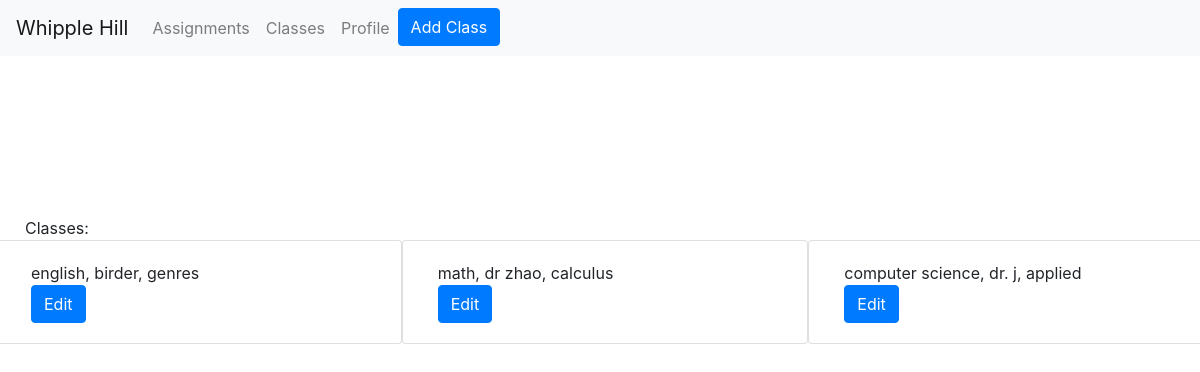
The page /classes/sophia (signed in) on the database as committed earlier.
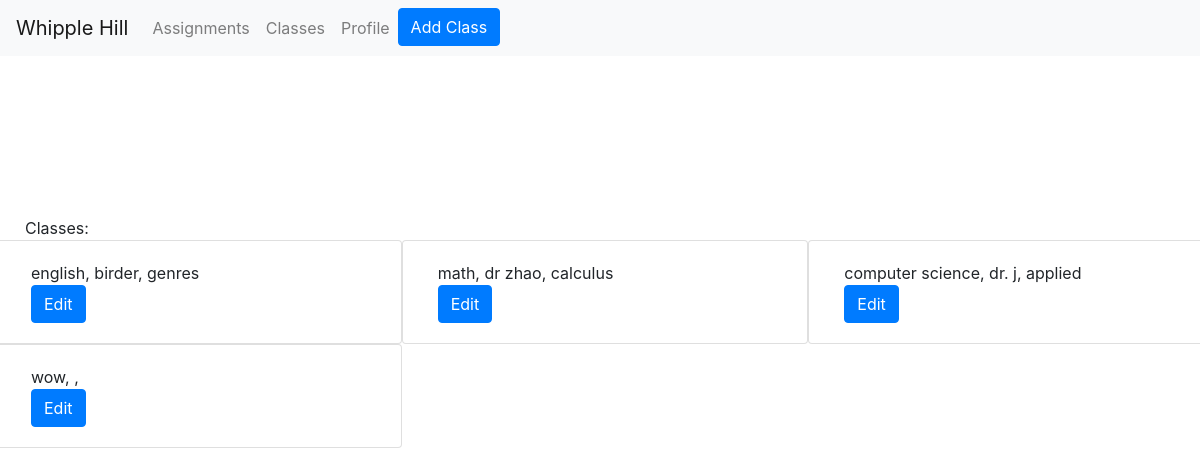
The same page on the database as committed later.
### assignments/models.py (models this page shows)
class Subject(models.Model):
    userClasses = models.ForeignKey(User, on_delete=models.CASCADE)
    name = models.TextField(default="", blank=True)
    teacher = models.TextField(default="", blank=True)
    description = models.TextField(default="",blank=True)

### assignments/views.py (the view, shortened to what this page needs)
# urls.py: path('classes/<username>',views.ClassesView.as_view(),name='classes'),
class ClassesView(View):
    def get(self, request, username):
        user = request.user
        allClasses = user.subject_set.all()
        context = {'allClasses': allClasses,
        'user': user,
        'authenticated': request.user
        }
        return render(request, 'assignments/classes.html', context)

### assignments/templates/assignments/classes.html (shortened to what this page needs)
<!DOCTYPE html>
<html lang = "en">
<head>
  <link rel="stylesheet" href="https://maxcdn.bootstrapcdn.com/bootstrap/4.5.2/css/bootstrap.min.css">
  <link rel="stylesheet" href = "style.css">
</head>
  <nav class="navbar navbar-expand-sm bg-light navbar-light fixed-top">
    <a class="navbar-brand" href="{% url 'index' %}">
      Whipple Hill
    </a>
    <div class="collapse navbar-collapse" id="collapsibleNavbar">
      <ul class="navbar-nav">
      {% if user.is_authenticated %}
        <li class="nav-item">
          <a class="nav-link" href="{% url 'assignments' user.username %}">
            Assignments
          </a>
        </li>
        <li class="nav-item">
            <a class="nav-link" href="{% url 'classes' user.username %}">
              Classes
            </a>
        </li>
        <li class="nav-item">
            <a class="nav-link" href= "{% url 'profile' user.username %}">
              Profile
            </a>
        </li>
        <li class="nav-item">
          <form method = 'POST' action='{% url "newClass" user.username %}'>
            <button type="submit" class = "btn btn-primary"> Add Class </button>
          </form>
        </li>
      {% endif %}
      </ul>
    </div>
  </nav>
  <br></br>
  <br></br>
  <body>
    {% if authenticated == user %}
      <div class = "col-xl-12 col-lg-12 col-md-12 col-sm-12">
        Classes:
      </div>
      <div class="row">
      {% for class in allClasses %}
        <div class = "card col-xl-4 col-lg-6 col-md-9 col-sm-12">
          <div class="caption card-body">
            {{class.name}}, {{class.teacher}}, {{class.description}}
            <form method = 'POST' action='{% url "editClass" user.username %}'>
              <button type="submit" class = "btn btn-primary" > Edit </button>
            </form>
          </div>
        </div>
      {% endfor %}
    </div>
    {% else %}
      <p> You do not have permission to view this user's classes. </p>
      <form method='POST' action='{% url "index" %}'>
        {% csrf_token %}
        <button type = "submit"  class = "btn btn-primary"> Return Home </button>
      </form>
    {% endif %}
  </body>
</html>

Rows that differ between the two databases and show on the page:
added Subject: name "wow"
